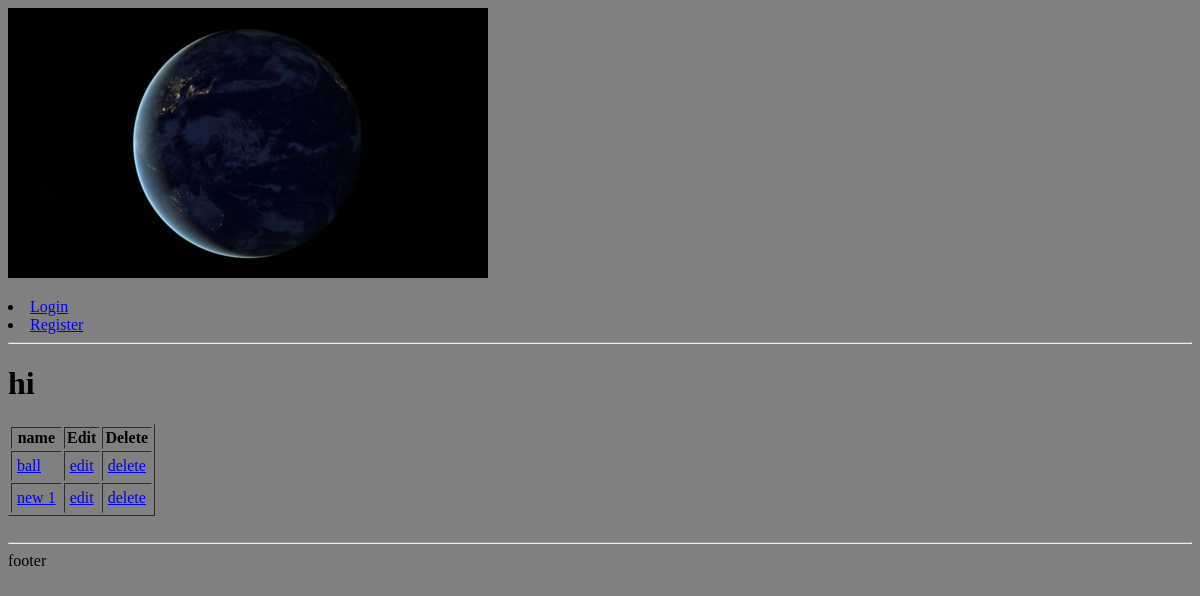
Before: /about with the older database file.
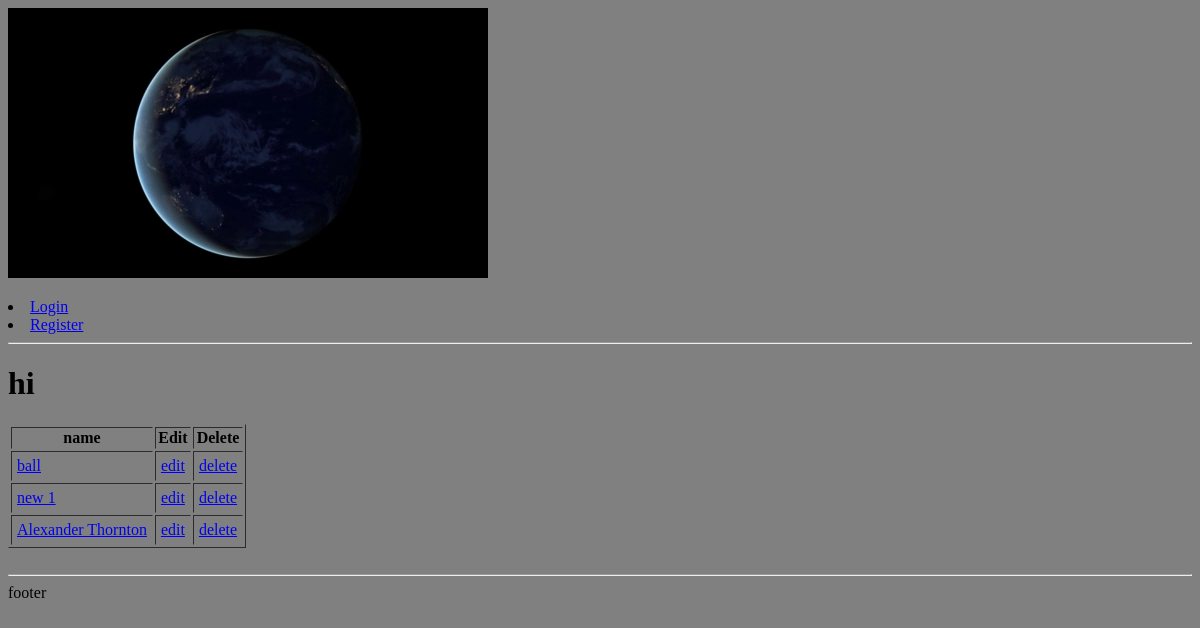
After: the same page with the newer database file.
### shamim/models.py (models this page shows, shortened)
class Product(models.Model):
    CATEGORY = (
        ('Indor', 'Indor'),
        ('Out dor', 'Out dor')
    )
    name = models.CharField(max_length=100)
    price = models.FloatField(max_length=50)
    category = models.CharField(max_length=100, choices=CATEGORY)
    created_at = models.DateTimeField(auto_now_add=True, null=True)
    tag = models.ManyToManyField(Tag, related_name='product_set')

### shamim/views.py (the view)
# urls.py: path('about', ContactListView.as_view(), name='about'),
class ContactListView(ListView):
    template_name = 'about/about.html'
    model = Product
    def get_context_data(self, *, object_list=None, **kwargs):
        context = super().get_context_data(**kwargs)
        context['contacts'] = Product.objects.all()
        context['msg'] = 'hi'
        return context

### templates/about/about.html (shortened to what this page needs)
{% extends 'master.html' %}
{% load humanize %}
{% block 'content' %}
<h1>{{msg}}</h1>
<table border="1" >
    <tr style="padding:5px">
        <th>name</th>
        <th>Edit</th>
        <th>Delete</th>
    </tr>
{% for a in contacts %}
    <tr style="padding:5px">
        <td style="padding:5px"><a href="product-detail/{{a.id}}">{{a.name}}  </a></td>
        <td style="padding:5px"><a href="product-edit/{{a.id}}">edit</a></td>
        <td style="padding:5px"><a href="delete/{{a.id}}">delete</a></td>
    </tr>
{% endfor %}
</table>
<br>
{% endblock %}

Changed rows visible on the page:
added Product: name "Alexander Thornton"
